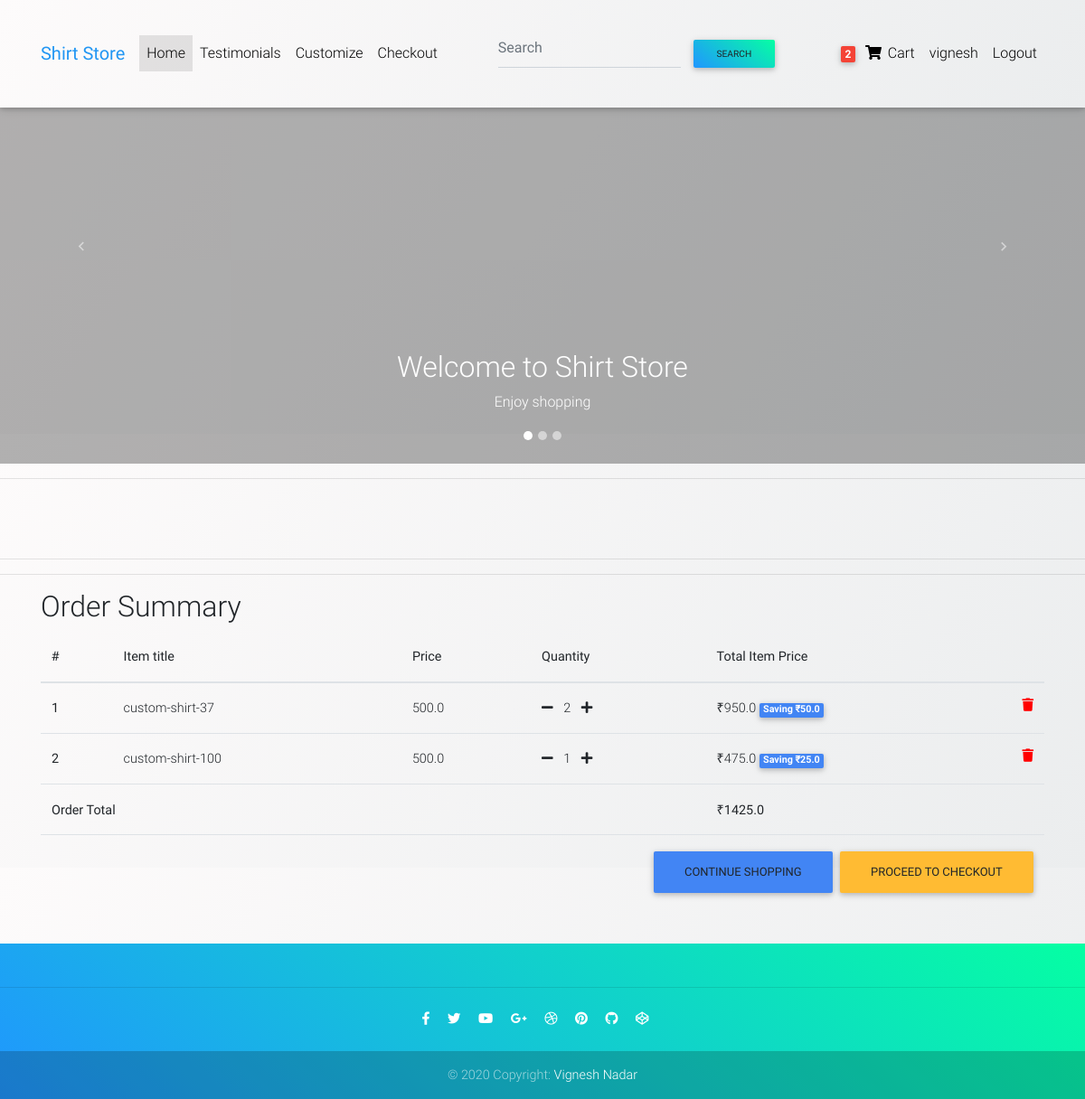
/order-summary/ (signed in), run on the app's committed database.
### core/models.py (models this page shows, shortened)
class Order(models.Model):
    user = models.ForeignKey(settings.AUTH_USER_MODEL,
                             on_delete=models.CASCADE)
    ref_code = models.CharField(max_length=20, blank=True, null=True)
    items = models.ManyToManyField(OrderItem)
    start_date = models.DateTimeField(auto_now_add=True)
    ordered_date = models.DateTimeField()
    ordered = models.BooleanField(default=False)
    shipping_address = models.ForeignKey(
        'Address', related_name='shipping_address', on_delete=models.SET_NULL, blank=True, null=True)
    billing_address = models.ForeignKey(
        'Address', related_name='billing_address', on_delete=models.SET_NULL, blank=True, null=True)
    payment = models.ForeignKey(
        'Payment', on_delete=models.SET_NULL, blank=True, null=True)
    coupon = models.ForeignKey(
        'Coupon', on_delete=models.SET_NULL, blank=True, null=True)
    being_delivered = models.BooleanField(default=False)
    received = models.BooleanField(default=False)
    refund_requested = models.BooleanField(default=False)
    refund_granted = models.BooleanField(default=False)
    '''
    1. Item added to cart
    2. Adding a billing address
    (Failed checkout)
    3. Payment
    (Preprocessing, processing, packaging etc.)
    4. Being delivered
    5. Received
    6. Refunds
    '''
    def get_total(self):
        total = 0
        for order_item in self.items.all():
            total += order_item.get_final_price()
        if self.coupon:
            total -= self.coupon.amount
        return total

class OrderItem(models.Model):
    user = models.ForeignKey(settings.AUTH_USER_MODEL,
                             on_delete=models.CASCADE)
    ordered = models.BooleanField(default=False)
    item = models.ForeignKey(Item, on_delete=models.CASCADE)
    quantity = models.IntegerField(default=1)
    def get_total_item_price(self):
        return self.quantity * self.item.price
    def get_total_discount_item_price(self):
        return self.quantity * self.item.discount_price
    def get_amount_saved(self):
        return self.get_total_item_price() - self.get_total_discount_item_price()
    def get_final_price(self):
        if self.item.discount_price:
            return self.get_total_discount_item_price()
        return self.get_total_item_price()

class Item(models.Model):
    title = models.CharField(max_length=100)
    price = models.FloatField()
    discount_price = models.FloatField(blank=True, null=True)
    category = models.CharField(choices=CATEGORY_CHOICES, max_length=2)
    label = models.CharField(choices=LABEL_CHOICES, max_length=1)
    slug = models.SlugField()
    description = models.TextField()
    image = models.ImageField()
    featured = models.BooleanField(default=False, blank=True, null=True)
    active = models.BooleanField(default=True, blank=True, null=True)
    iscustom = models.BooleanField(default=False, blank=True, null=True)
    custom_design = models.ImageField(
        default='shirt.jpeg', null=True, blank=True)
    print_text = models.CharField(
        max_length=200, default='', null=True, blank=True)
    size = models.CharField(choices=SHIRT_SIZE, max_length=4,
                            default='L', null=True, blank=True)
    color = models.CharField(
        max_length=150, default='blue', null=True, blank=True)
    instruction = models.CharField(
        max_length=1000, default='', null=True, blank=True)
    textcolor = models.CharField(
        max_length=30, default='white', null=True, blank=True)
    shape = models.CharField(max_length=30, default='', null=True, blank=True)
    bgcolor = models.CharField(
        max_length=30, default='black', null=True, blank=True)
    objects = ProductManager()

### core/views.py (the view)
# urls.py: path('order-summary/', OrderSummaryView.as_view(), name='order-summary'),
class OrderSummaryView(LoginRequiredMixin, View):
    def get(self, *args, **kwargs):
        try:
            order = Order.objects.get(user=self.request.user, ordered=False)
            context = {
                'object': order
            }
            return render(self.request, 'order_summary.html', context)
        except ObjectDoesNotExist:
            messages.warning(self.request, "You do not have an active order")
            return redirect("/")

### core/templatetags/cart_template_tags.py (called while the page is built)
@register.filter
def cart_item_count(user):
    if user.is_authenticated:
        qs = Order.objects.filter(user=user, ordered=False)
        if qs.exists():
            return qs[0].items.count()
    return 0

### templates/order_summary.html (shortened to what this page needs)
{% extends "base.html" %}
{% block content %}
<main>
    <div class="container">
        <div class="table-responsive text-nowrap">
            <h2>Order Summary</h2>
            <table class="table">
                <thead>
                    <tr>
                        <th scope="col">#</th>
                        <th scope="col">Item title</th>
                        <th scope="col">Price</th>
                        <th scope="col">Quantity</th>
                        <th scope="col">Total Item Price</th>
                    </tr>
                </thead>
                <tbody>
                    {% for order_item in object.items.all %}
                    <tr>
                        <th scope="row">{{ forloop.counter }}</th>
                        <td>{{ order_item.item.title }}</td>
                        <td>{{ order_item.item.price }}</td>
                        <td>
                            <a href="{% url 'core:remove-single-item-from-cart' order_item.item.slug %}"><i
                                    class="fas fa-minus mr-2"></i></a>
                            {{ order_item.quantity }}
                            <a href="{% url 'core:add-to-cart' order_item.item.slug %}"><i
                                    class="fas fa-plus ml-2"></i></a>
                        </td>
                        <td>
                            {% if order_item.item.discount_price %}
                            ₹{{ order_item.get_total_discount_item_price }}
                            <span class="badge badge-primary">Saving ₹{{ order_item.get_amount_saved }}</span>
                            {% else %}
                            ₹{{ order_item.get_total_item_price }}
                            {% endif %}
                            <a style='color: red;' href="{% url 'core:remove-from-cart' order_item.item.slug %}">
                                <i class="fas fa-trash float-right"></i>
                            </a>
                        </td>
                    </tr>
                    {% endfor %}
                    {% if object.get_total %}
                    <tr>
                        <td colspan="4"><b>Order Total</b></td>
                        <td><b>₹{{ object.get_total }}</b></td>
                    </tr>
                    <tr>
                        <td colspan="5">
                            <a class='btn btn-warning float-right ml-2' href='/checkout/'>Proceed to checkout</a>
                            <a class='btn btn-primary float-right' href='/'>Continue shopping</a>
                        </td>
                    </tr>
                    {% endif %}
                </tbody>
            </table>
        </div>
    </div>
</main>
{% endblock content %}

### templates/base.html (shortened to what this page needs)
{% load static %}
<!DOCTYPE html>
<html lang="en">
<head>
  <link rel="stylesheet" href="https://use.fontawesome.com/releases/v5.8.1/css/all.css">
  <link href="{% static 'css/bootstrap.min.css' %}" rel="stylesheet">
  <link href="{% static 'css/mdb.min.css' %}" rel="stylesheet">
  <link href="{% static 'css/style.min.css' %}" rel="stylesheet">
</head>
{% include "navbar.html" %}
<body class="cloudy-knoxville-gradient">
  <section>
    <div id="carousel-example-2" class="carousel slide carousel-fade" data-ride="carousel">
      <ol class="carousel-indicators">
        <li data-target="#carousel-example-2" data-slide-to="0" class="active"></li>
        <li data-target="#carousel-example-2" data-slide-to="1"></li>
        <li data-target="#carousel-example-2" data-slide-to="2"></li>
      </ol>
      <div class="carousel-inner" role="listbox">
        <div class="carousel-item active">
          <div class="view">
            <a href="#!">
              <div class="mask rgba-black-light"></div>
            </a>
          </div>
          <div class="carousel-caption">
            <h2 class="h2-responsive">Welcome to Shirt Store</h2>
            <p>Enjoy shopping</p>
          </div>
        </div>
      </div>
      <a class="carousel-control-prev" href="#carousel-example-2" role="button" data-slide="prev">
        <span class="carousel-control-prev-icon" aria-hidden="true"></span>
      </a>
      <a class="carousel-control-next" href="#carousel-example-2" role="button" data-slide="next">
        <span class="carousel-control-next-icon" aria-hidden="true"></span>
      </a>
    </div>
    <hr>
  </section>
  <div class="mt-5 pt-4">
    <hr>
  </div>
  <hr>
  {% block content %}
  {% endblock content %}
  {% include "footer.html" %}
</body>
</html>

### templates/navbar.html (shortened to what this page needs)
{% load cart_template_tags %}
<nav class="navbar cloudy-knoxville-gradient fixed-top navbar-expand-lg navbar-light white scrolling-navbar">
  <div class="container">
    <a class="navbar-brand waves-effect" href="/">
      <strong class="blue-text">Shirt Store</strong>
    </a>
    <div class="collapse navbar-collapse" id="navbarSupportedContent">
      <ul class="navbar-nav mr-auto">
        <li class="nav-item active">
          <a class="nav-link waves-effect" href="/">Home
          </a>
        </li>
        <li class="nav-item ">
          <a class="nav-link waves-effect" href="{% url 'basics:teston' %}">Testimonials
          </a>
        </li>
        <li class="nav-item">
          <a class="nav-link waves-effect" href="{% url 'basics:create' %}">
            Customize</a>
        </li>
        <li class="nav-item">
          <a class="nav-link waves-effect" href="/checkout">
            Checkout</a>
        </li>
      </ul>
      {% include 'basics/search/snippets/search-form.html' %}
      <ul class="navbar-nav nav-flex-icons">
        {% if request.user.is_authenticated %}
        <li class="nav-item">
          <a href="{% url 'core:order-summary' %}" class="nav-link waves-effect">
            <span class="badge red z-depth-1 mr-1"> {{ request.user|cart_item_count }} </span>
            <i class="fas fa-shopping-cart"></i>
            <span class="clearfix d-none d-sm-inline-block"> Cart </span>
          </a>
        </li>
        <li class="nav-item">
          <a class="nav-link waves-effect" href="{% url 'basics:dashboard' %}">
            <span class="clearfix d-none d-sm-inline-block"> {{ request.user.username }}</span>
          </a>
        </li>
        <li class="nav-item">
          <a class="nav-link waves-effect" href="{% url 'account_logout' %}">
            <span class="clearfix d-none d-sm-inline-block"> Logout </span>
          </a>
        </li>
        {% endif %}
      </ul>
    </div>
  </div>
</nav>

### templates/basics/search/snippets/search-form.html
<form method='GET' action='{% url "basics:query" %}' class="form-inline md-form mr-auto mb-4">
    <input class="form-control mr-sm-2" type="text" placeholder="Search" name='q' aria-label="Search"
        value='{{ request.GET.q }}'>
    <button class="btn aqua-gradient btn-rounded btn-sm my-0" type="submit">Search</button>
</form>

### templates/footer.html
<footer class="page-footer aqua-gradient text-center font-small mt-4 wow fadeIn">
  <div class="pb-4">
  </div>
  <hr class="my-4">
  <div class="pb-4">
    <a href="https://www.facebook.com/mdbootstrap" target="_blank">
      <i class="fab fa-facebook-f mr-3"></i>
    </a>
    <a href="https://twitter.com/MDBootstrap" target="_blank">
      <i class="fab fa-twitter mr-3"></i>
    </a>
    <a href="https://www.youtube.com/watch?v=7MUISDJ5ZZ4" target="_blank">
      <i class="fab fa-youtube mr-3"></i>
    </a>
    <a href="https://plus.google.com/u/0/b/107863090883699620484" target="_blank">
      <i class="fab fa-google-plus-g mr-3"></i>
    </a>
    <a href="https://dribbble.com/mdbootstrap" target="_blank">
      <i class="fab fa-dribbble mr-3"></i>
    </a>
    <a href="https://pinterest.com/mdbootstrap" target="_blank">
      <i class="fab fa-pinterest mr-3"></i>
    </a>
    <a href="https://github.com/mdbootstrap/bootstrap-material-design" target="_blank">
      <i class="fab fa-github mr-3"></i>
    </a>
    <a href="http://codepen.io/mdbootstrap/" target="_blank">
      <i class="fab fa-codepen mr-3"></i>
    </a>
  </div>
  <div class="footer-copyright py-3">
    © 2020 Copyright:
    <a href="https://mdbootstrap.com/education/bootstrap/" target="_blank"> Vignesh Nadar </a>
  </div>
</footer>

### templates/scripts.html (shortened to what this page needs)
{% load static %}

### templates/base.html (style rules this page uses)
html, body, header, .carousel { height: 60vh; }

### data on the page
OrderItem: item "custom-shirt-37", item.price "500.0", quantity "2", get_total_discount_item_price "950.0", get_amount_saved "50.0"
OrderItem: item "custom-shirt-100", item.price "500.0", quantity "1", get_total_discount_item_price "475.0", get_amount_saved "25.0"
Order: get_total "1425.0"

### other printed values
{{ request.user|cart_item_count }} "2"
{{ request.user.username }} "vignesh"
